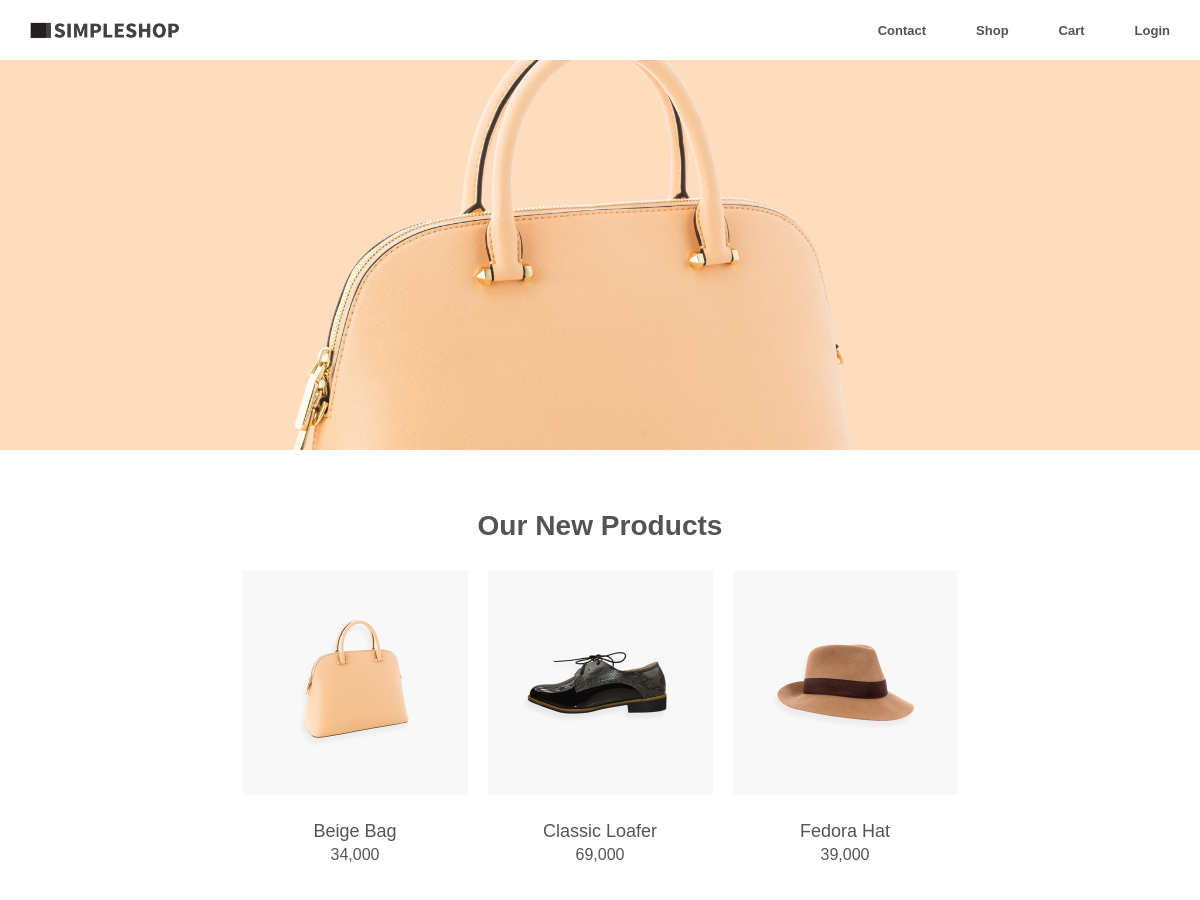
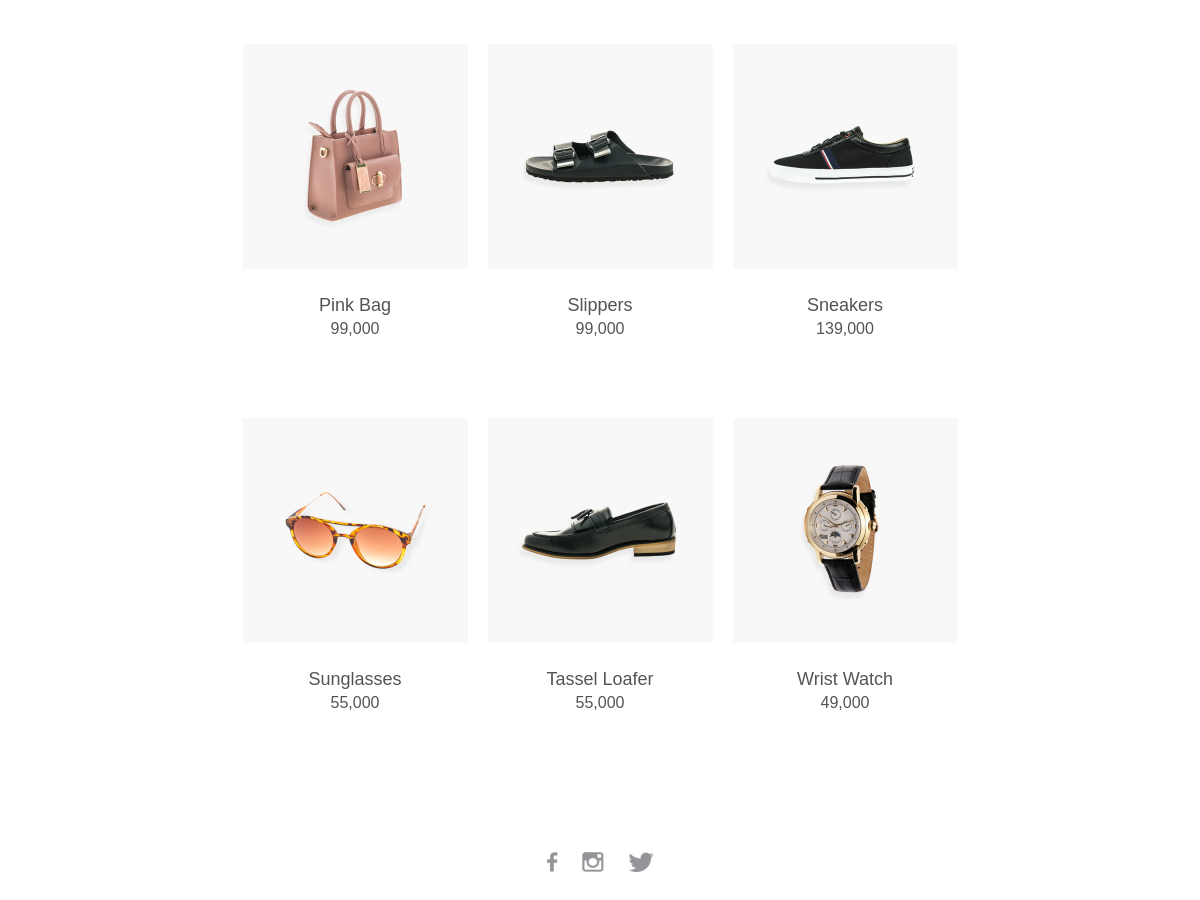
/goods/, run on the app's committed database (2 pictures, top to bottom).
### goods/models.py (models this page shows, shortened)
class Product(models.Model):
    name = models.CharField(max_length=80)
    price = models.IntegerField()
    img_path = models.CharField(max_length=255)

### goods/views.py (the view)
# urls.py: path('', views.index)
def index(request):
    context = dict()
    goods = Product.objects.all()
    return render(request, 'goods/index.html', {'goods': goods})

### goods/templates/goods/index.html
{% extends 'goods/base.html' %}
{% load static %}
{% load humanize %}
{% block product-list %}
    {% for good in goods%}
        <a class="product" href="#">
            <img src={% get_static_prefix %}{{ good.img_path }} width="225px">
            <div class="product-name">{{ good.name }}</div>
            <div class="product-price">{{ good.price | intcomma }}</div>
        </a>
    {% endfor %}
{% endblock product-list %}

### goods/templates/goods/base.html (shortened to what this page needs)
{% load static %}
<!DOCTYPE html>
<html>
<head>
    <link rel="stylesheet" href= {% static 'goods/css/styles.css' %} >
</head>
<body>
<div class="navbar">
    <a href="#" id="logo">
        <img src= {% static 'goods/images/logo.png' %} width="149px"/>
    </a>
    <ul id="menu">
        <li><a href="#">Contact</a></li>
        <li><a href="#">Shop</a></li>
        <li><a href="#">Cart</a></li>
        <li><a href="#">Login</a></li>
    </ul>
</div>
<div class="hero-header"></div>
<div class="products">
    <h3>Our New Products</h3>
    <div class="product-list">
        {% block product-list %}
        {% endblock product-list %}
    </div>
</div>
<div class="footer">
    <a href="http://facebook.com">
        <img src="{% static 'goods/images/facebook.png' %}" height="20px">
    </a>
    <a href="http://instagram.com">
        <img src="{% static 'goods/images/instagram.png' %}" height="20px">
    </a>
    <a href="http://twitter.com">
        <img src="{% static 'goods/images/twitter.png' %}" height="20px">
    </a>
</div>
</body>
</html>

### goods/static/goods/css/styles.css (style rules this page uses)
* { box-sizing: border-box; }
body { margin: 0; min-width: 992px; font-family: "Helvetica"; }
.navbar { height: 60px; padding-left: 30px; padding-right: 30px; position: fixed; width: 100%; background-color: white; }
.navbar #logo { line-height: 60px; }
.navbar #logo img { vertical-align: middle ; }
.navbar #menu { float: right; list-style: none; padding: 0; margin: 0; }
.navbar #menu li { float: left; margin-left: 50px; line-height: 60px; }
.navbar #menu li a { color: #545454; font-size: 13px; text-decoration: none; font-weight: bold; }
.hero-header { height: 450px; background-image: url("../images/hero_header.jpg"); background-repeat: no-repeat; background-size: cover; background-position: center center; }
.products { font-size: 24px; color: #545454; margin-top: 60px; margin-bottom: 60px; text-align: center; }
.product-list { width: 735px; margin-left: auto; margin-right: auto; }
.product { width: 225px; text-align: center; display: block; color: #545454; text-decoration: none; float: left; margin-left: 10px; margin-right: 10px; margin-bottom: 80px; }
.product-name { margin-top: 20px; margin-bottom: 4px; font-size: 18px; }
.footer { text-align: center; margin-top: 40px; margin-bottom: 80px; }
.footer a { margin-left: 10px; margin-right: 10px; text-decoration: none; }
.product-price { font-size: 16px; }

### data on the page
Product: img_path (picture), name "Beige Bag", price "34,000"
Product: img_path (picture), name "Classic Loafer", price "69,000"
Product: img_path (picture), name "Fedora Hat", price "39,000"
Product: img_path (picture), name "Pink Bag", price "99,000"
Product: img_path (picture), name "Slippers", price "99,000"
Product: img_path (picture), name "Sneakers", price "139,000"
Product: img_path (picture), name "Sunglasses", price "55,000"
Product: img_path (picture), name "Tassel Loafer", price "55,000"
Product: img_path (picture), name "Wrist Watch", price "49,000"
